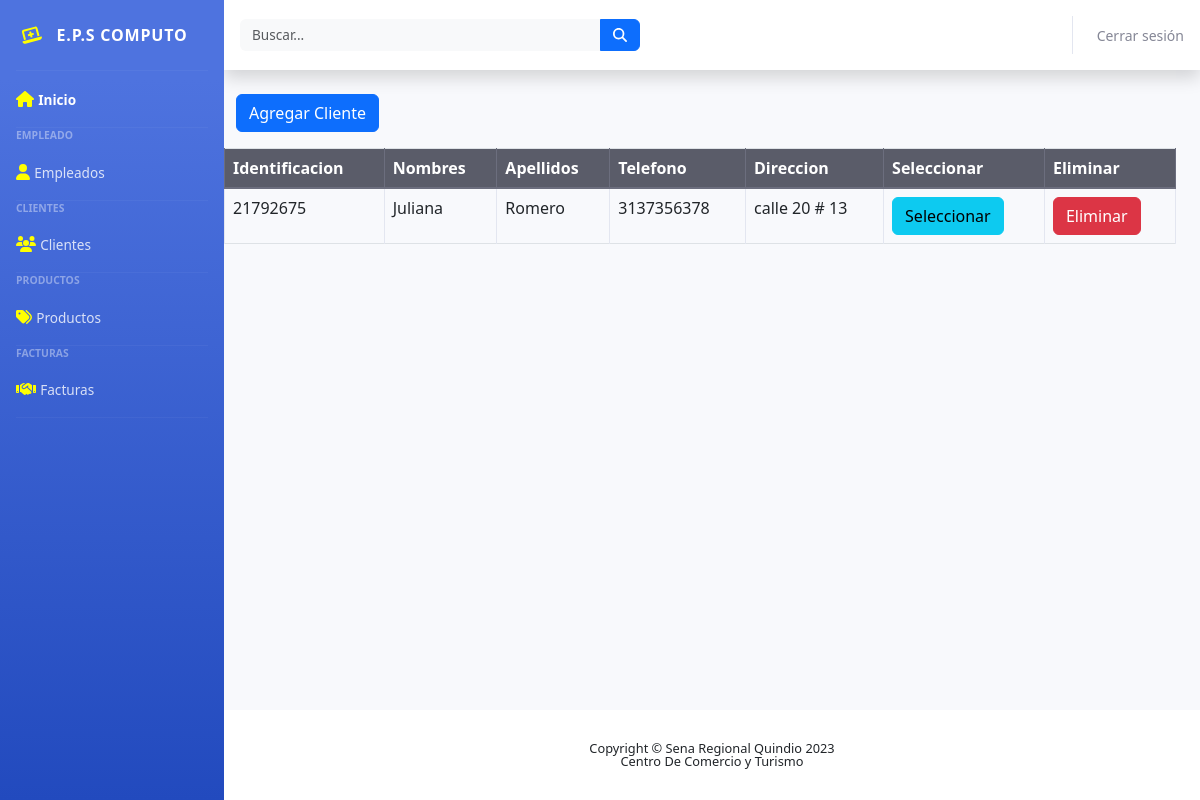
Screenshot of /Clientes/index.php with the database file from the repository.
### tables this page shows
CREATE TABLE `clientes` (
  `id_cliente` bigint(20) NOT NULL,
  `nombre_cliente` varchar(100) NOT NULL,
  `apellido_cliente` varchar(100) NOT NULL,
  `telefono_cliente` varchar(100) NOT NULL,
  `direccion_cliente` varchar(200) NOT NULL
);

### Clientes/codeClientes.php (called while the page is built, shortened)
<?php
include("../Conexion/conexion.php");
$consultaClientes = $conn->prepare("SELECT * FROM clientes");
$consultaClientes->execute();
$listaClientes = $consultaClientes->get_result();

### Clientes/index.php (the view, shortened to what this page needs)
<?php include 'codeClientes.php'; ?>
<?php include("../paginas/head.php") ?>
<div class="container">
    <div class="row">
        <form action="" method="post">
            <button type="button" class="btn btn-primary" data-bs-toggle="modal" data-bs-target="#exampleModal">
                Agregar Cliente
            </button>
        </form>
        <div class="row">
            <table class="table table-hover table-bordered">
                <thead class="thead-dark">
                    <tr>
                        <th scope="col">Identificacion</th>
                        <th scope="col">Nombres</th>
                        <th scope="col">Apellidos</th>
                        <th scope="col">Telefono</th>
                        <th scope="col">Direccion</th>
                        <th scope="col">Seleccionar</th>
                        <th scope="col">Eliminar</th>
                    </tr>
                </thead>
                <tbody>
                    <?php
                    if ($listaClientes->num_rows > 0) {
                        foreach ($listaClientes as $cliente) {
                    ?>
                            <tr>
                                <td> <?php echo $cliente['id_cliente']        ?> </td>
                                <td> <?php echo $cliente['nombre_cliente']    ?> </td>
                                <td> <?php echo $cliente['apellido_cliente'] ?> </td>
                                <td> <?php echo $cliente['telefono_cliente'] ?> </td>
                                <td> <?php echo $cliente['direccion_cliente']    ?> </td>
                                <form action="" method="post">
                                    <td><input type="submit" class="btn btn-info" value="Seleccionar"></td>
                                    <td><button value="btnEliminar" class="btn btn-danger" type="submit" name="accion">Eliminar</button></td>
                                </form>
                            </tr>
                    <?php
                        }
                    } else {
                        echo "<h2> No tenemos resultados </h2>";
                    }
                    ?>
                </tbody>
            </table>
        </div>
    </div>
</div>
<?php include("../paginas/footer.php") ?>

### rows the page displays
clientes: id_cliente "21792675", nombre_cliente "Juliana", apellido_cliente "Romero", telefono_cliente "3137356378", direccion_cliente "calle 20 # 13"
